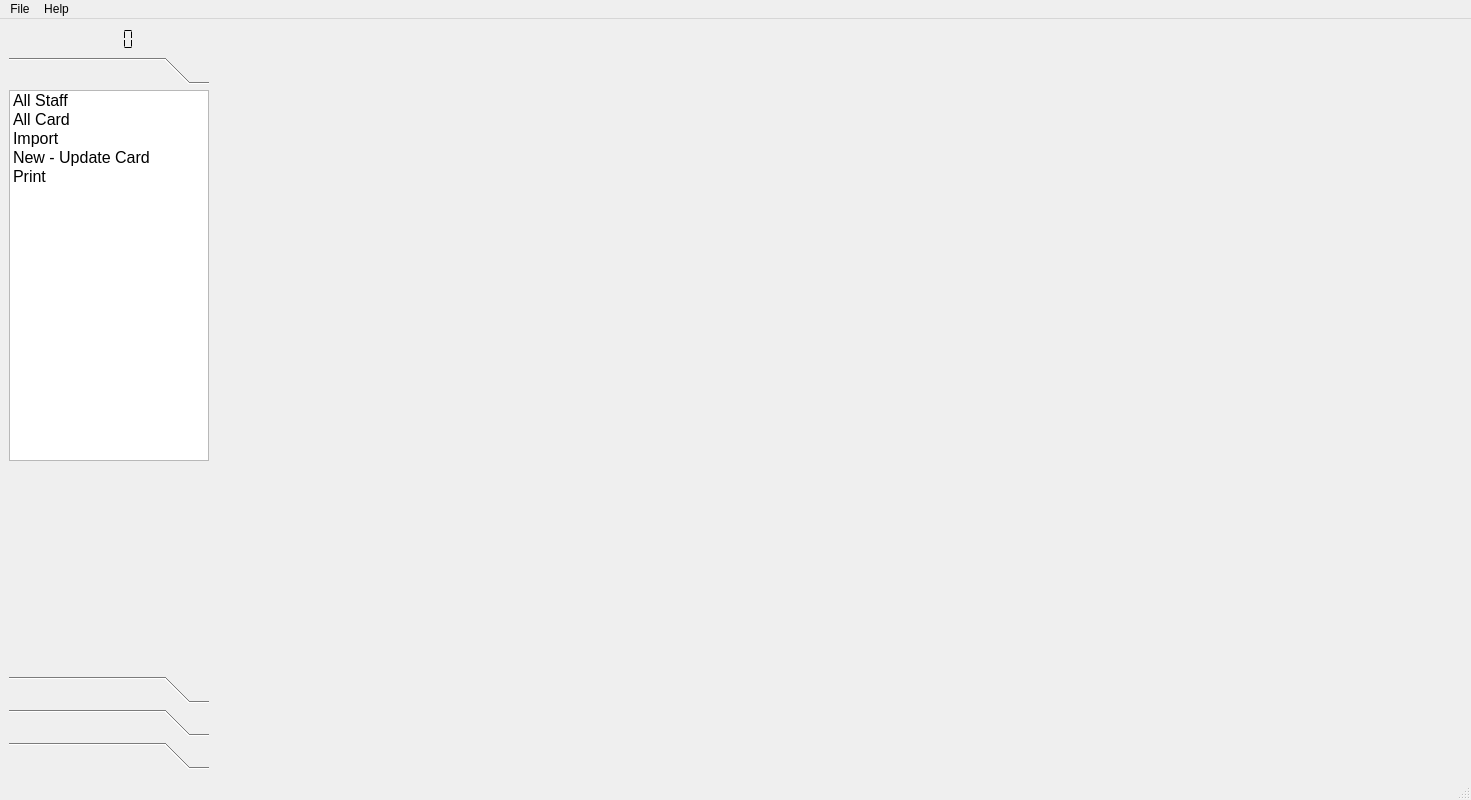
<?xml version="1.0" encoding="UTF-8"?>
<ui version="4.0">
 <class>MainWindow</class>
 <widget class="QMainWindow" name="MainWindow">
  <property name="windowModality">
   <enum>Qt::ApplicationModal</enum>
  </property>
  <property name="geometry">
   <rect>
    <x>0</x>
    <y>0</y>
    <width>1471</width>
    <height>800</height>
   </rect>
  </property>
  <property name="minimumSize">
   <size>
    <width>1200</width>
    <height>600</height>
   </size>
  </property>
  <property name="maximumSize">
   <size>
    <width>16777215</width>
    <height>16777214</height>
   </size>
  </property>
  <property name="windowTitle">
   <string>TS tool</string>
  </property>
  <property name="windowIcon">
   <iconset>
    <normaloff>E:/Picture/Icon/avatar/employee9.png</normaloff>E:/Picture/Icon/avatar/employee9.png</iconset>
  </property>
  <widget class="QWidget" name="centralwidget">
   <layout class="QHBoxLayout" name="horizontalLayout">
    <item>
     <layout class="QGridLayout" name="layoutMain">
      <item row="0" column="1">
       <widget class="QLCDNumber" name="lcdNumber">
        <property name="font">
         <font>
          <pointsize>11</pointsize>
          <weight>75</weight>
          <bold>true</bold>
          <underline>false</underline>
         </font>
        </property>
        <property name="frameShape">
         <enum>QFrame::NoFrame</enum>
        </property>
        <property name="frameShadow">
         <enum>QFrame::Plain</enum>
        </property>
        <property name="lineWidth">
         <number>2</number>
        </property>
        <property name="segmentStyle">
         <enum>QLCDNumber::Flat</enum>
        </property>
       </widget>
      </item>
      <item row="1" column="1">
       <widget class="QToolBox" name="toolBoxMenu">
        <property name="minimumSize">
         <size>
          <width>200</width>
          <height>500</height>
         </size>
        </property>
        <property name="maximumSize">
         <size>
          <width>200</width>
          <height>16777215</height>
         </size>
        </property>
        <property name="font">
         <font>
          <pointsize>12</pointsize>
          <weight>75</weight>
          <bold>true</bold>
         </font>
        </property>
        <property name="lineWidth">
         <number>2</number>
        </property>
        <widget class="QWidget" name="toolBoxMenuPage1">
         <property name="geometry">
          <rect>
           <x>0</x>
           <y>0</y>
           <width>200</width>
           <height>578</height>
          </rect>
         </property>
         <attribute name="label">
          <string/>
         </attribute>
         <widget class="QListWidget" name="MenuCard">
          <property name="geometry">
           <rect>
            <x>0</x>
            <y>0</y>
            <width>200</width>
            <height>371</height>
           </rect>
          </property>
          <property name="maximumSize">
           <size>
            <width>200</width>
            <height>16777215</height>
           </size>
          </property>
          <property name="font">
           <font>
            <pointsize>12</pointsize>
            <weight>50</weight>
            <bold>false</bold>
           </font>
          </property>
          <property name="autoFillBackground">
           <bool>false</bool>
          </property>
          <item>
           <property name="text">
            <string>All Staff</string>
           </property>
           <property name="icon">
            <iconset>
             <normaloff>E:/Picture/Icon/Favorites (1)/avatar.png</normaloff>E:/Picture/Icon/Favorites (1)/avatar.png</iconset>
           </property>
          </item>
          <item>
           <property name="text">
            <string>All Card</string>
           </property>
           <property name="icon">
            <iconset>
             <normaloff>E:/Picture/Icon/Favorites (1)/id-card.png</normaloff>E:/Picture/Icon/Favorites (1)/id-card.png</iconset>
           </property>
          </item>
          <item>
           <property name="text">
            <string>Import</string>
           </property>
           <property name="icon">
            <iconset>
             <normaloff>E:/Picture/Icon/Favorites (1)/icons8-database-import-500.png</normaloff>E:/Picture/Icon/Favorites (1)/icons8-database-import-500.png</iconset>
           </property>
          </item>
          <item>
           <property name="text">
            <string>New - Update Card</string>
           </property>
           <property name="icon">
            <iconset>
             <normaloff>E:/Picture/Icon/Favorites (1)/icons8-add-file-500.png</normaloff>E:/Picture/Icon/Favorites (1)/icons8-add-file-500.png</iconset>
           </property>
          </item>
          <item>
           <property name="text">
            <string>Print</string>
           </property>
           <property name="icon">
            <iconset>
             <normaloff>E:/Picture/Icon/Favorites (1)/printer.png</normaloff>E:/Picture/Icon/Favorites (1)/printer.png</iconset>
           </property>
          </item>
         </widget>
        </widget>
        <widget class="QWidget" name="toolBoxMenuPage2">
         <property name="geometry">
          <rect>
           <x>0</x>
           <y>0</y>
           <width>200</width>
           <height>578</height>
          </rect>
         </property>
         <attribute name="label">
          <string/>
         </attribute>
         <widget class="QListWidget" name="MenuScan">
          <property name="geometry">
           <rect>
            <x>0</x>
            <y>0</y>
            <width>201</width>
            <height>361</height>
           </rect>
          </property>
          <property name="font">
           <font>
            <pointsize>12</pointsize>
            <weight>50</weight>
            <bold>false</bold>
           </font>
          </property>
          <item>
           <property name="text">
            <string>Scan Detail</string>
           </property>
           <property name="icon">
            <iconset>
             <normaloff>E:/Picture/Icon/Favorites (1)/ic_download.png</normaloff>E:/Picture/Icon/Favorites (1)/ic_download.png</iconset>
           </property>
          </item>
          <item>
           <property name="text">
            <string>Absent</string>
           </property>
          </item>
          <item>
           <property name="text">
            <string>Present</string>
           </property>
          </item>
          <item>
           <property name="text">
            <string>Card Forgot</string>
           </property>
          </item>
         </widget>
        </widget>
        <widget class="QWidget" name="toolBoxMenuPage3">
         <property name="geometry">
          <rect>
           <x>0</x>
           <y>0</y>
           <width>200</width>
           <height>578</height>
          </rect>
         </property>
         <attribute name="label">
          <string/>
         </attribute>
         <widget class="QListWidget" name="MenuIT">
          <property name="geometry">
           <rect>
            <x>0</x>
            <y>0</y>
            <width>201</width>
            <height>331</height>
           </rect>
          </property>
          <item>
           <property name="text">
            <string>Inventory software</string>
           </property>
           <property name="icon">
            <iconset>
             <normaloff>E:/Picture/Icon/content.png</normaloff>E:/Picture/Icon/content.png</iconset>
           </property>
          </item>
          <item>
           <property name="text">
            <string>Update Window</string>
           </property>
           <property name="icon">
            <iconset>
             <normaloff>E:/Picture/Icon/exchange.png</normaloff>E:/Picture/Icon/exchange.png</iconset>
           </property>
          </item>
          <item>
           <property name="text">
            <string>Update CPA</string>
           </property>
           <property name="icon">
            <iconset>
             <normaloff>E:/Picture/Icon/sneakers.png</normaloff>E:/Picture/Icon/sneakers.png</iconset>
           </property>
          </item>
          <item>
           <property name="text">
            <string>Computer Info</string>
           </property>
           <property name="icon">
            <iconset>
             <normaloff>E:/Picture/Icon/info.png</normaloff>E:/Picture/Icon/info.png</iconset>
           </property>
          </item>
         </widget>
        </widget>
        <widget class="QWidget" name="toolBoxMenuPage4">
         <property name="geometry">
          <rect>
           <x>0</x>
           <y>0</y>
           <width>200</width>
           <height>578</height>
          </rect>
         </property>
         <attribute name="label">
          <string/>
         </attribute>
        </widget>
       </widget>
      </item>
      <item row="0" column="2" rowspan="2" colspan="2">
       <widget class="QWidget" name="frame" native="true">
        <property name="minimumSize">
         <size>
          <width>250</width>
          <height>500</height>
         </size>
        </property>
        <property name="maximumSize">
         <size>
          <width>2000</width>
          <height>1000</height>
         </size>
        </property>
        <property name="layoutDirection">
         <enum>Qt::LeftToRight</enum>
        </property>
       </widget>
      </item>
     </layout>
    </item>
   </layout>
  </widget>
  <widget class="QMenuBar" name="menubar">
   <property name="geometry">
    <rect>
     <x>0</x>
     <y>0</y>
     <width>1471</width>
     <height>21</height>
    </rect>
   </property>
   <widget class="QMenu" name="menuFile">
    <property name="title">
     <string>File</string>
    </property>
   </widget>
   <widget class="QMenu" name="menuHelp">
    <property name="title">
     <string>Help</string>
    </property>
   </widget>
   <addaction name="menuFile"/>
   <addaction name="menuHelp"/>
  </widget>
  <widget class="QStatusBar" name="statusbar"/>
 </widget>
 <resources/>
 <connections/>
</ui>
